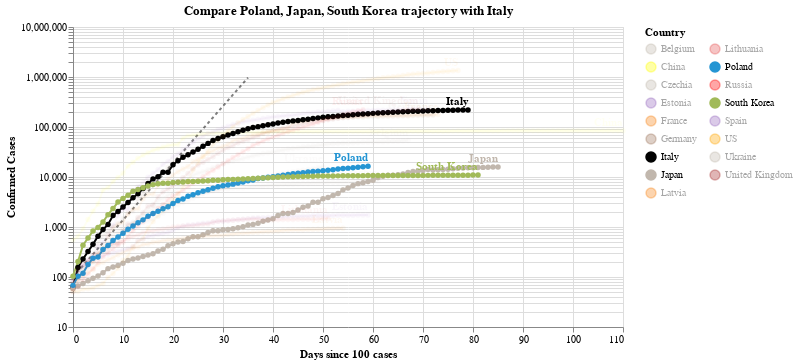

Source (notebook cell):
### Code cell
#hide_input
chart3 = make_since_chart(dff2, ['Poland', 'Japan', 'South Korea'], baseline_countries)
chart3

### Figure 1 — Vega-Lite specification as saved in the notebook (floating-point values rounded to 4 significant figures; data arrays with more than 128 entries replaced by an {"elided": "..."} marker saying what was removed)
{"config": {"view": {"continuousWidth": 400, "continuousHeight": 300}}, "layer": [{"data": {"name": "data-628230001892d6798b50651be41d1b3e"}, "mark": {"type": "line", "color": "black", "opacity": 0.5, "strokeDash": [3, 3]}, "encoding": {"x": {"type": "quantitative", "field": "Days since 100 cases"}, "y": {"type": "quantitative", "field": "Confirmed Cases"}}}, {"data": {"name": "data-1b4cd4ab76580c197477146706053b0c"}, "mark": {"type": "line", "point": true}, "encoding": {"color": {"type": "nominal", "field": "Country", "legend": {"columns": 2}, "scale": {"domain": ["Belgium", "China", "Czechia", "Estonia", "France", "Germany", "Italy", "Japan", "Latvia", "Lithuania", "Poland", "Russia", "South Korea", "Spain", "US", "Ukraine", "United Kingdom"], "range": ["#C1B7AD", "yellow", "#C1B7AD", "#9467bd", "#F58518", "#9D755D", "black", "#C1B7AD", "#F58518", "#E45756", "#2495D3", "red", "#A1BA59", "#9467bd", "orange", "#C1B7AD", "brown"]}}, "opacity": {"condition": {"value": 1, "selection": "selector009"}, "value": 0.05}, "tooltip": [{"type": "nominal", "field": "Country"}, {"type": "temporal", "field": "Date"}, {"type": "quantitative", "field": "Confirmed Cases"}, {"type": "quantitative", "field": "Days since 100 cases"}], "x": {"type": "quantitative", "field": "Days since 100 cases"}, "y": {"type": "quantitative", "field": "Confirmed Cases", "scale": {"type": "log"}}}, "selection": {"selector009": {"type": "multi", "fields": ["Country"], "bind": "legend", "init": [{"Country": "Poland"}, {"Country": "Japan"}, {"Country": "South Korea"}, {"Country": "Italy"}]}}, "width": 550}, {"data": {"name": "data-1b4cd4ab76580c197477146706053b0c"}, "mark": {"type": "text", "align": "right", "dy": -8, "fontWeight": "bold"}, "encoding": {"color": {"type": "nominal", "field": "Country", "legend": {"columns": 2}, "scale": {"domain": ["Belgium", "China", "Czechia", "Estonia", "France", "Germany", "Italy", "Japan", "Latvia", "Lithuania", "Poland", "Russia", "South Korea", "Spain", "US", "Ukraine", "United Kingdom"], "range": ["#C1B7AD", "yellow", "#C1B7AD", "#9467bd", "#F58518", "#9D755D", "black", "#C1B7AD", "#F58518", "#E45756", "#2495D3", "red", "#A1BA59", "#9467bd", "orange", "#C1B7AD", "brown"]}}, "opacity": {"condition": {"value": 1, "selection": "selector009"}, "value": 0.05}, "text": {"type": "nominal", "field": "Country"}, "tooltip": [{"type": "nominal", "field": "Country"}, {"type": "temporal", "field": "Date"}, {"type": "quantitative", "field": "Confirmed Cases"}, {"type": "quantitative", "field": "Days since 100 cases"}], "x": {"type": "quantitative", "field": "Days since 100 cases"}, "y": {"type": "quantitative", "field": "Confirmed Cases", "scale": {"type": "log"}}}, "transform": [{"filter": "(datum['Date'] >= 1589155200000)"}], "width": 550}], "title": "Compare Poland, Japan, South Korea trajectory with Italy", "$schema": "https://vega.github.io/schema/vega-lite/v4.0.2.json", "datasets": {"data-628230001892d6798b50651be41d1b3e": [{"Days since 100 cases": 0, "Confirmed Cases": 100.0}, {"Days since 100 cases": 1, "Confirmed Cases": 130.0}, {"Days since 100 cases": 2, "Confirmed Cases": 169.0}, {"Days since 100 cases": 3, "Confirmed Cases": 219.7}, {"Days since 100 cases": 4, "Confirmed Cases": 285.6}, {"Days since 100 cases": 5, "Confirmed Cases": 371.3}, {"Days since 100 cases": 6, "Confirmed Cases": 482.7}, {"Days since 100 cases": 7, "Confirmed Cases": 627.5}, {"Days since 100 cases": 8, "Confirmed Cases": 815.7}, {"Days since 100 cases": 9, "Confirmed Cases": 1060.0}, {"Days since 100 cases": 10, "Confirmed Cases": 1379.0}, {"Days since 100 cases": 11, "Confirmed Cases": 1792.0}, {"Days since 100 cases": 12, "Confirmed Cases": 2330.0}, {"Days since 100 cases": 13, "Confirmed Cases": 3029.0}, {"Days since 100 cases": 14, "Confirmed Cases": 3937.0}, {"Days since 100 cases": 15, "Confirmed Cases": 5119.0}, {"Days since 100 cases": 16, "Confirmed Cases": 6654.0}, {"Days since 100 cases": 17, "Confirmed Cases": 8650.0}, {"Days since 100 cases": 18, "Confirmed Cases": 11250.0}, {"Days since 100 cases": 19, "Confirmed Cases": 14620.0}, {"Days since 100 cases": 20, "Confirmed Cases": 19000.0}, {"Days since 100 cases": 21, "Confirmed Cases": 24710.0}, {"Days since 100 cases": 22, "Confirmed Cases": 32120.0}, {"Days since 100 cases": 23, "Confirmed Cases": 41750.0}, {"Days since 100 cases": 24, "Confirmed Cases": 54280.0}, {"Days since 100 cases": 25, "Confirmed Cases": 70560.0}, {"Days since 100 cases": 26, "Confirmed Cases": 91730.0}, {"Days since 100 cases": 27, "Confirmed Cases": 119300.0}, {"Days since 100 cases": 28, "Confirmed Cases": 155000.0}, {"Days since 100 cases": 29, "Confirmed Cases": 201500.0}, {"Days since 100 cases": 30, "Confirmed Cases": 262000.0}, {"Days since 100 cases": 31, "Confirmed Cases": 340600.0}, {"Days since 100 cases": 32, "Confirmed Cases": 442800.0}, {"Days since 100 cases": 33, "Confirmed Cases": 575600.0}, {"Days since 100 cases": 34, "Confirmed Cases": 748300.0}, {"Days since 100 cases": 35, "Confirmed Cases": 972800.0}], "data-1b4cd4ab76580c197477146706053b0c": {"elided": "1193 records"}}}
